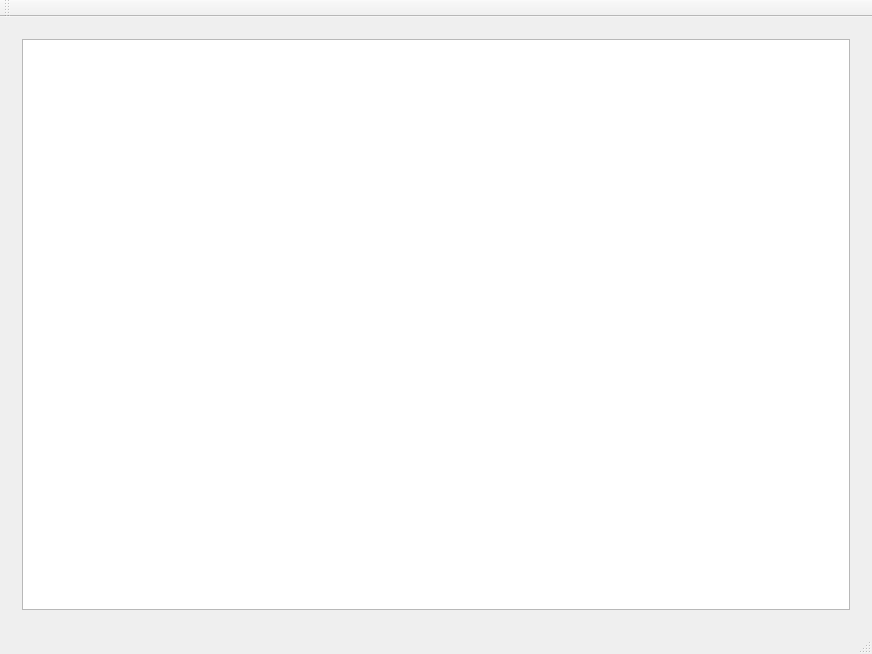
<?xml version="1.0" encoding="UTF-8"?>
<ui version="4.0">
 <class>MainWindow</class>
 <widget class="QMainWindow" name="MainWindow">
  <property name="geometry">
   <rect>
    <x>0</x>
    <y>0</y>
    <width>872</width>
    <height>654</height>
   </rect>
  </property>
  <property name="windowTitle">
   <string>MainWindow</string>
  </property>
  <widget class="QWidget" name="centralWidget">
   <layout class="QHBoxLayout" name="horizontalLayout">
    <item>
     <widget class="QWidget" name="sceneW" native="true">
      <layout class="QHBoxLayout" name="horizontalLayout_2">
       <item>
        <widget class="QGraphicsView" name="graphicsView"/>
       </item>
      </layout>
     </widget>
    </item>
   </layout>
  </widget>
  <widget class="QMenuBar" name="menuBar">
   <property name="geometry">
    <rect>
     <x>0</x>
     <y>0</y>
     <width>872</width>
     <height>26</height>
    </rect>
   </property>
  </widget>
  <widget class="QToolBar" name="mainToolBar">
   <attribute name="toolBarArea">
    <enum>TopToolBarArea</enum>
   </attribute>
   <attribute name="toolBarBreak">
    <bool>false</bool>
   </attribute>
  </widget>
  <widget class="QStatusBar" name="statusBar"/>
 </widget>
 <layoutdefault spacing="6" margin="11"/>
 <resources/>
 <connections/>
</ui>
